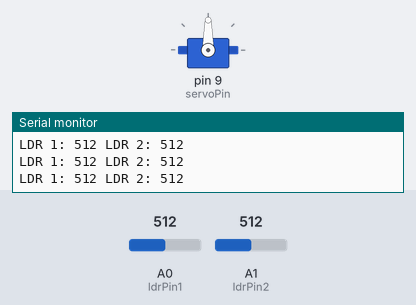
Bench run of a sketch on a simulated Arduino Uno, built with avr-gcc and run on an emulated ATmega328P. Shown: servo, the last lines printed to the serial monitor. The test bench sets the inputs (shaded band); at power-on: A0 (ldrPin1) = 512, A1 (ldrPin2) = 512.

Above: at 1.2 s.
1.3 s: A0 (ldrPin1) set to 534
At 1.9 s:
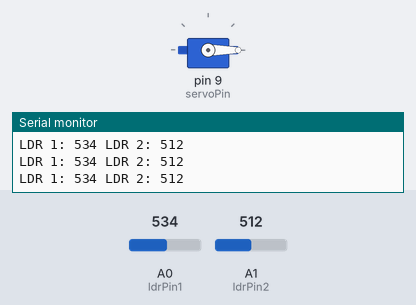
2.8 s: A1 (ldrPin2) set to 537
At 3.5 s:
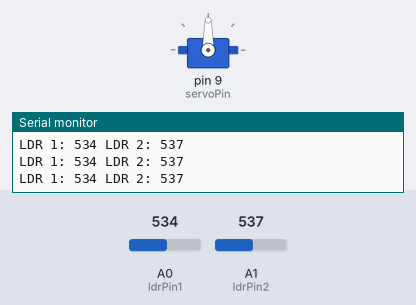
4.3 s: A0 (ldrPin1) set to 511
At 5.0 s:
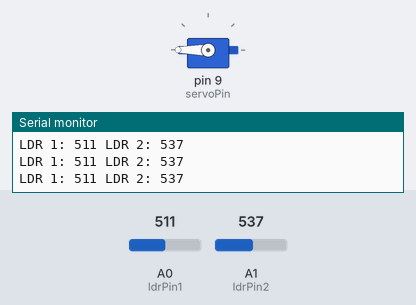
5.8 s: A0 (ldrPin1) set to 716
At 6.5 s:
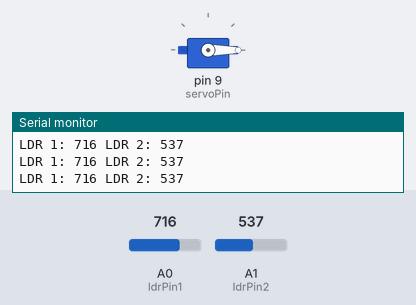
7.3 s: A0 (ldrPin1) set to 562
8.8 s: A0 (ldrPin1) set to 529
At 9.5 s:
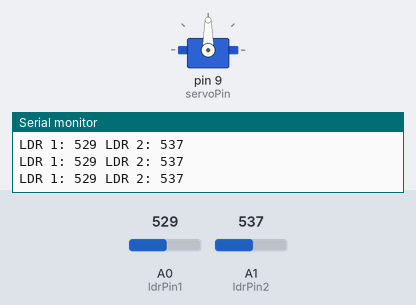
Timing chart, 0 to 11.3 s (numbered marks = the images above; inputs shaded):
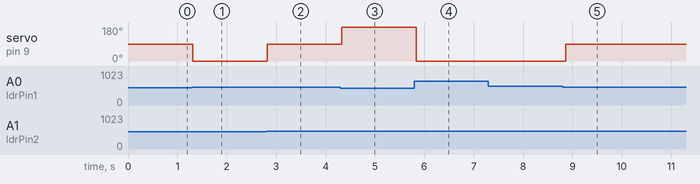

Measured:
- the behaviour switches between 522 and 523 on A0 (ldrPin1) (found by bisection; images 0 and 1)
- the behaviour switches between 523 and 524 on A1 (ldrPin2) (found by bisection; images 1 and 2)
- the behaviour switches between 548 and 547 on A0 (ldrPin1) (found by bisection; images 4 and 5)
- after the input at 1.3 s, servo on pin 9 (servoPin): 90° → 0° at once
- after the input at 2.8 s, servo on pin 9 (servoPin): 0° → 90° at once
- after the input at 4.3 s, servo on pin 9 (servoPin): 90° → 180° at once
- after the input at 5.8 s, servo on pin 9 (servoPin): 180° → 0° at once
- after the input at 8.8 s, servo on pin 9 (servoPin): 0° → 90° after 0.06 s

The sketch:

SmartSolarSystem.ino
```cpp
#include <Servo.h>

Servo myServo;

const int ldrPin1 = A0; // Pin untuk LDR 1
const int ldrPin2 = A1; // Pin untuk LDR 2
const int servoPin = 9; // Pin untuk Servo

void setup() {
  myServo.attach(servoPin);
  myServo.write(90); // Posisi awal servo di tengah
  Serial.begin(9600);
}

void loop() {
  int ldrValue1 = analogRead(ldrPin1); // Baca nilai dari LDR 1
  int ldrValue2 = analogRead(ldrPin2); // Baca nilai dari LDR 2

  Serial.print("LDR 1: ");
  Serial.print(ldrValue1);
  Serial.print(" LDR 2: ");
  Serial.println(ldrValue2);

  if (ldrValue1 > ldrValue2 + 10) { // LDR 1 lebih terang
    myServo.write(0); // Gerakkan servo ke kiri
  }
  else if (ldrValue2 > ldrValue1 + 10) { // LDR 2 lebih terang
    myServo.write(180); // Gerakkan servo ke kanan
  }
  else {
    myServo.write(90); // Posisi tengah jika kedua LDR hampir sama
  }

  delay(100); // Tunggu sejenak sebelum membaca lagi
}
```
